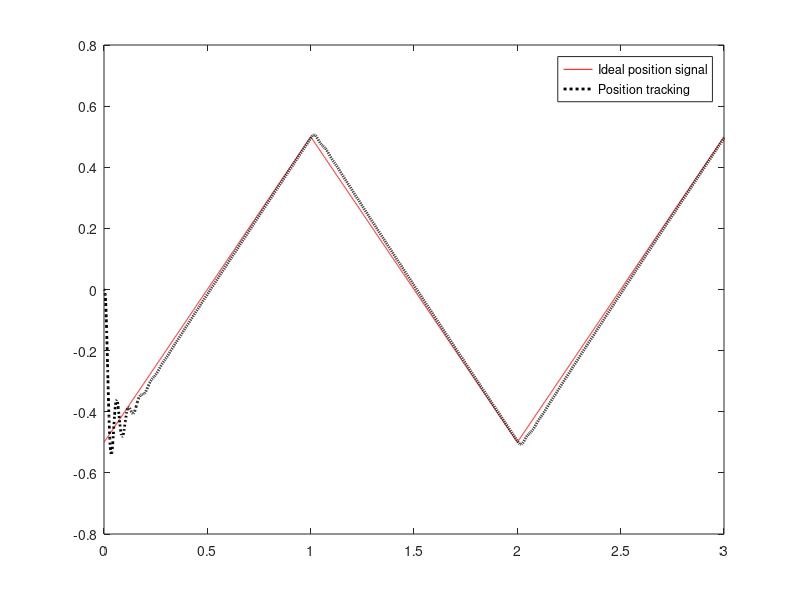

Reproduce this figure in MATLAB.
clear all;
close all;

ts=0.001;
sys=tf(5.235e0005,[1,87.35,1.047e004,0])
dsys=c2d(sys,ts,'Z');
[num,den]=tfdata(dsys,'v');

u_1=0.0;u_2=0.0;u_3=0.0;
yd_1=rand;
y_1=0;y_2=0;y_3=0;

x=[0,0,0];
error_1=0;

for k=1:1:3000
    time(k)=ts*k;

    kp=1.0;ki=2.0;kd=0.01;

    S=1;
    if S==1
        if mod(time(k),2)<1
            yd(k)=mod(time(k),1);
        else
            yd(k)=1-mod(time(k),1);
        end
        yd(k)=yd(k)-0.5;
    end
    if S==2
        yd(k)=mod(time(k),1.0);
    end
    if S==3
        yd(k)=rand;
        dyd(k)=(yd(k)-yd_1)/ts;
        while abs(dyd(k))>=5.0
            yd(k)=rand;
            dyd(k)=abs(yd(k)-yd_1)/ts;
        end
    end

    u(k)=kp*x(1)+kd*x(2)+ki*x(3);

    if u(k)>=10
        u(k)=10;
    end
    if u(k)<=-10;
        u(k)=-10;
    end

    y(k)=-den(2)*y_1-den(3)*y_2-den(4)*y_3+num(2)*u_1+num(3)*u_2+num(4)*u_3;
    error(k)=yd(k)-y(k);

    yd_1=yd(k);

    u_3=u_2;u_2=u_1;u_1=u(k);
    y_3=y_2;y_2=y_1;y_1=y(k);

    x(1)=error(k);
    x(2)=(error(k)-error_1)/ts;
    x(3)=x(3)+error(k)*ts;
    xi(k)=x(3);

    error_1=error(k);
    D=0;
    if D==1
        plot(time, yd, 'b', time, y ,'r');
        pause(0.0000000000);
    end
end
figure(1);
plot(time, yd, 'r', time, y , 'k:', 'linewidth', 2);
legend('Ideal position signal', 'Position tracking');

